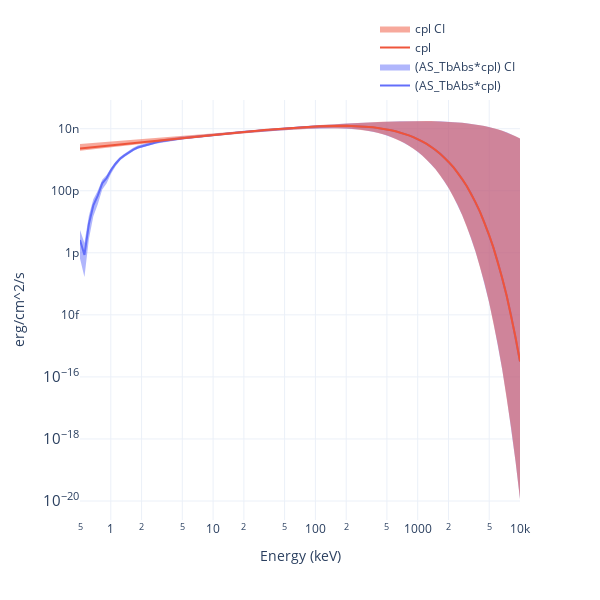

Write notebook code for a chart like this one.
### Code cell
earr = np.logspace(np.log10(0.5), 4, 100)

modelplot = Plot.model(ploter='plotly', style='vFv', CI=True)
modelplot.add_model(model, E=earr)
modelplot.add_model(cpl_ins, E=earr)
fig = modelplot.get_fig()
fig.save(f'{savepath}/model')
